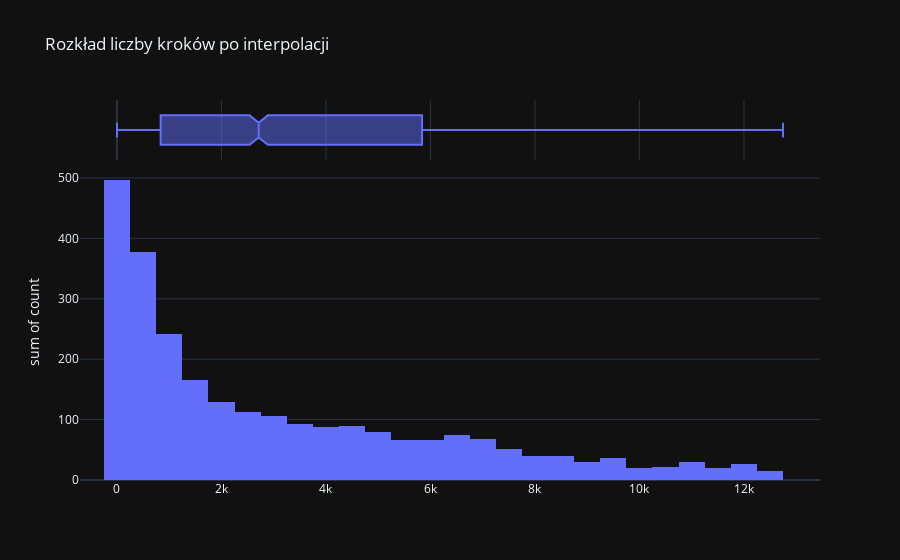

Write notebook code for a chart like this one.
### Markdown cell above
Wartości odstające stanowią niewielką część danych, ale ich średnia znacznie przekracza ogólną średnią, co wskazuje na sporadyczne dni o wyjątkowo wysokiej aktywności.

### Code cell
steps = functions.replace_outliers_and_nans(steps, 'value')
functions.plot_column_distribution(steps, 'value', 'Rozkład liczby kroków po interpolacji', labels={'sum of count':'', 'value':''})

### Figure 1 — Plotly figure (JSON) as saved in the notebook; plotly's stock layout.template omitted (floating-point values rounded to 4 significant figures; data arrays with more than 128 entries replaced by an {"elided": "..."} marker saying what was removed)
{"data": [{"alignmentgroup": "True", "bingroup": "x", "histfunc": "sum", "hovertemplate": "=%{x}<br>sum of count=%{y}<extra></extra>", "legendgroup": "", "marker": {"color": "#636efa", "pattern": {"shape": ""}}, "name": "", "offsetgroup": "", "orientation": "v", "showlegend": false, "type": "histogram", "x": {"elided": "2029 float values"}, "xaxis": "x", "y": {"elided": "2029 int values"}, "yaxis": "y"}, {"alignmentgroup": "True", "hovertemplate": "=%{x}<extra></extra>", "legendgroup": "", "marker": {"color": "#636efa"}, "name": "", "notched": true, "offsetgroup": "", "showlegend": false, "type": "box", "x": {"elided": "2029 float values"}, "xaxis": "x2", "yaxis": "y2"}], "layout": {"barmode": "relative", "legend": {"tracegroupgap": 0}, "title": {"text": "Rozkład liczby kroków po interpolacji"}, "xaxis": {"anchor": "y", "domain": [0, 1], "title": {"text": ""}}, "xaxis2": {"anchor": "y2", "domain": [0, 1], "matches": "x", "showgrid": true, "showticklabels": false}, "yaxis": {"anchor": "x", "domain": [0, 0.8316], "title": {"text": "sum of count"}}, "yaxis2": {"anchor": "x2", "domain": [0.8416, 1], "matches": "y2", "showgrid": false, "showline": false, "showticklabels": false, "ticks": ""}}}
